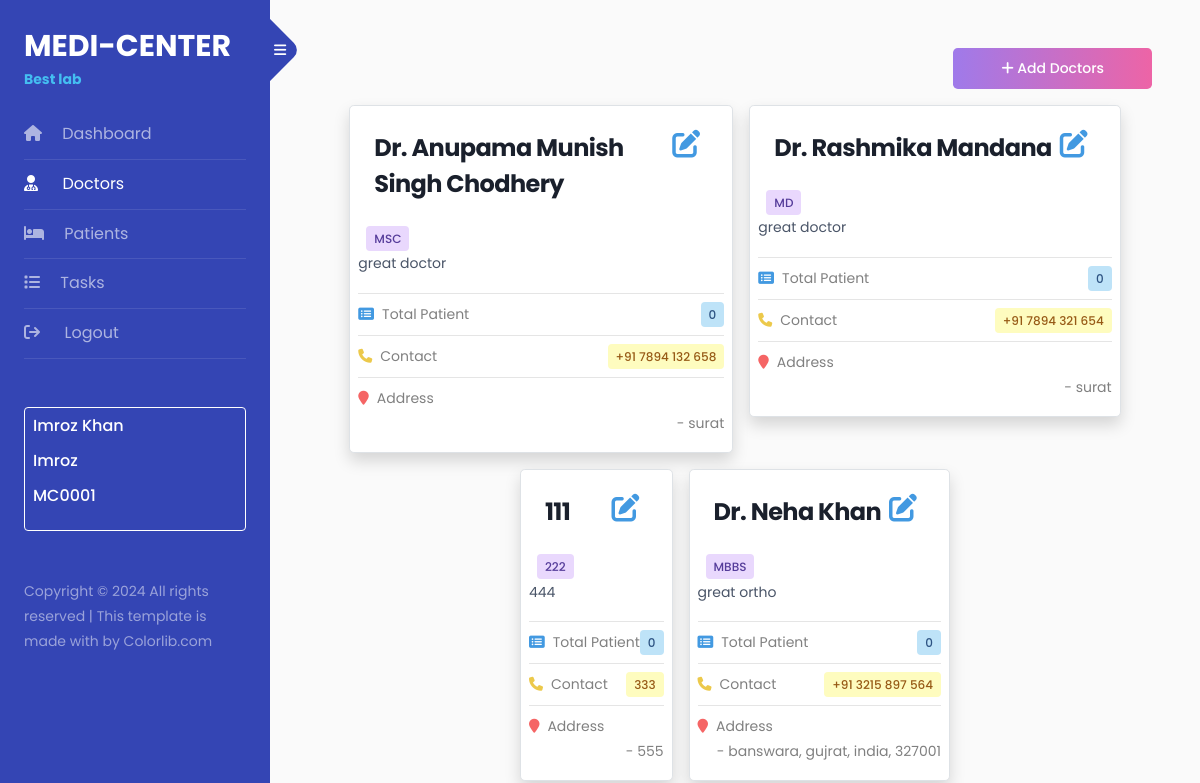
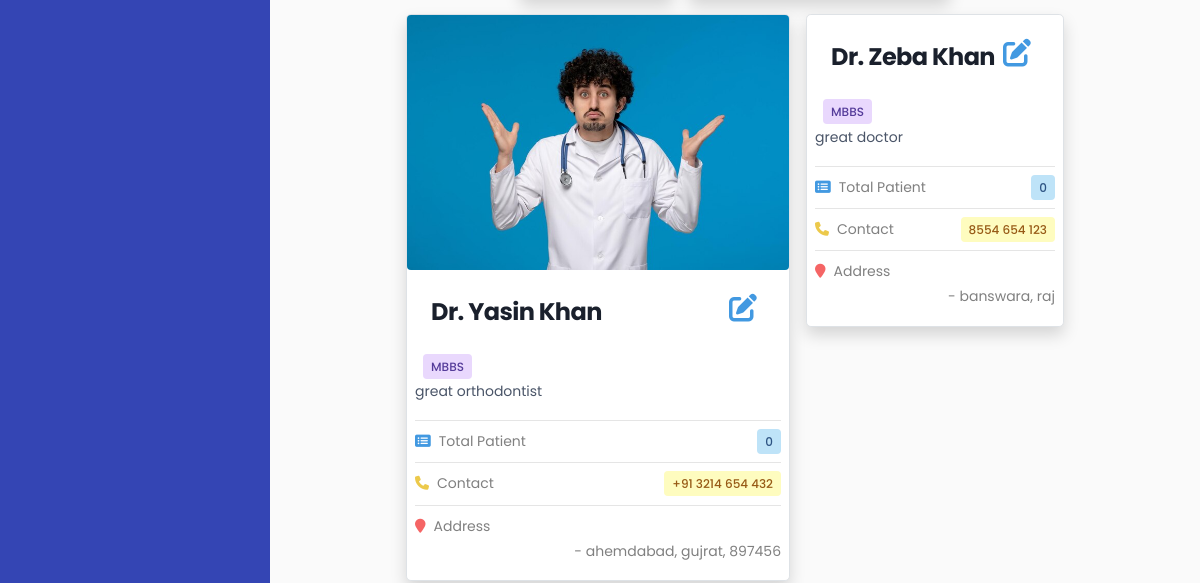
Page /dashboard/doctors_view/ (signed in, upper part) on the earlier database version (2 pictures, top to bottom).
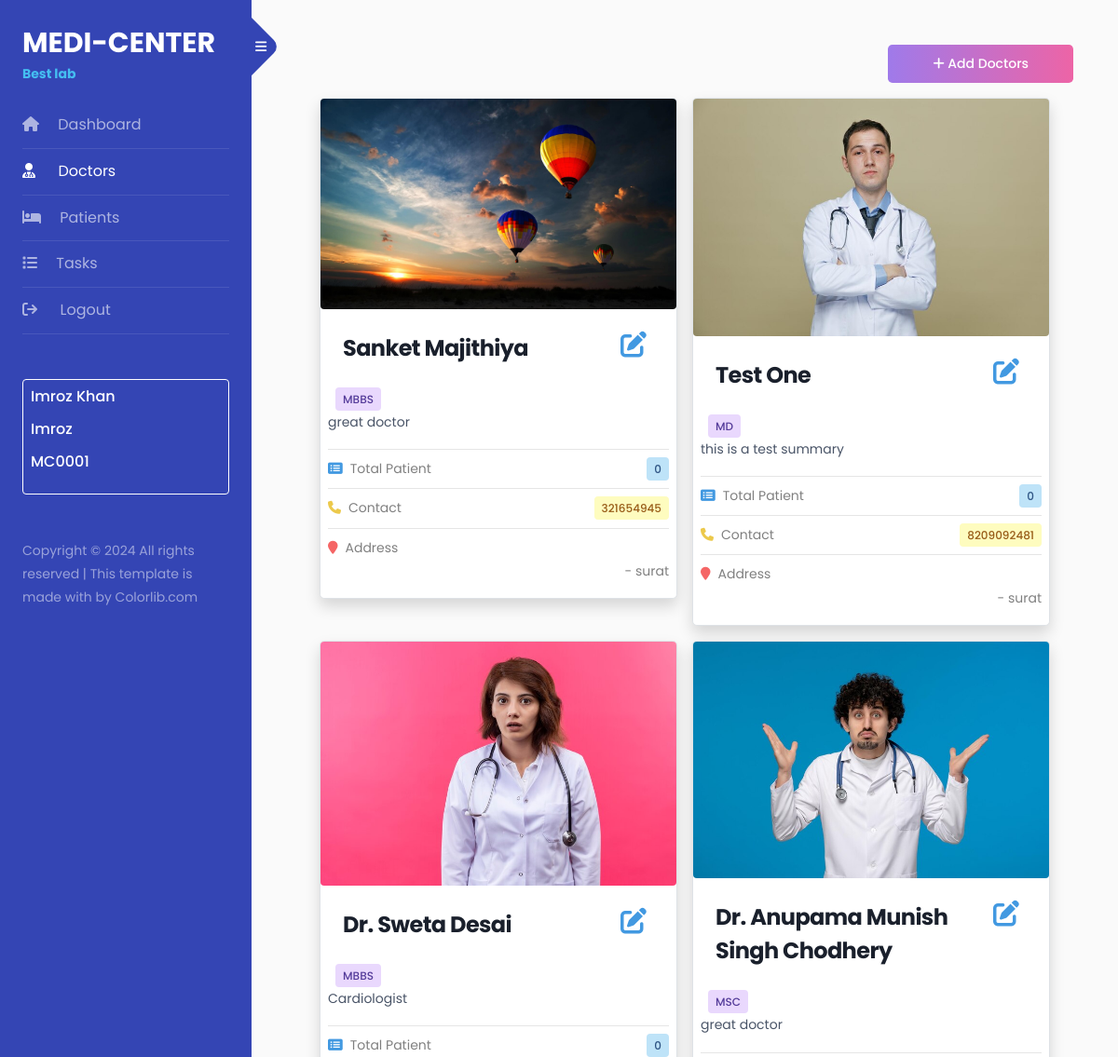
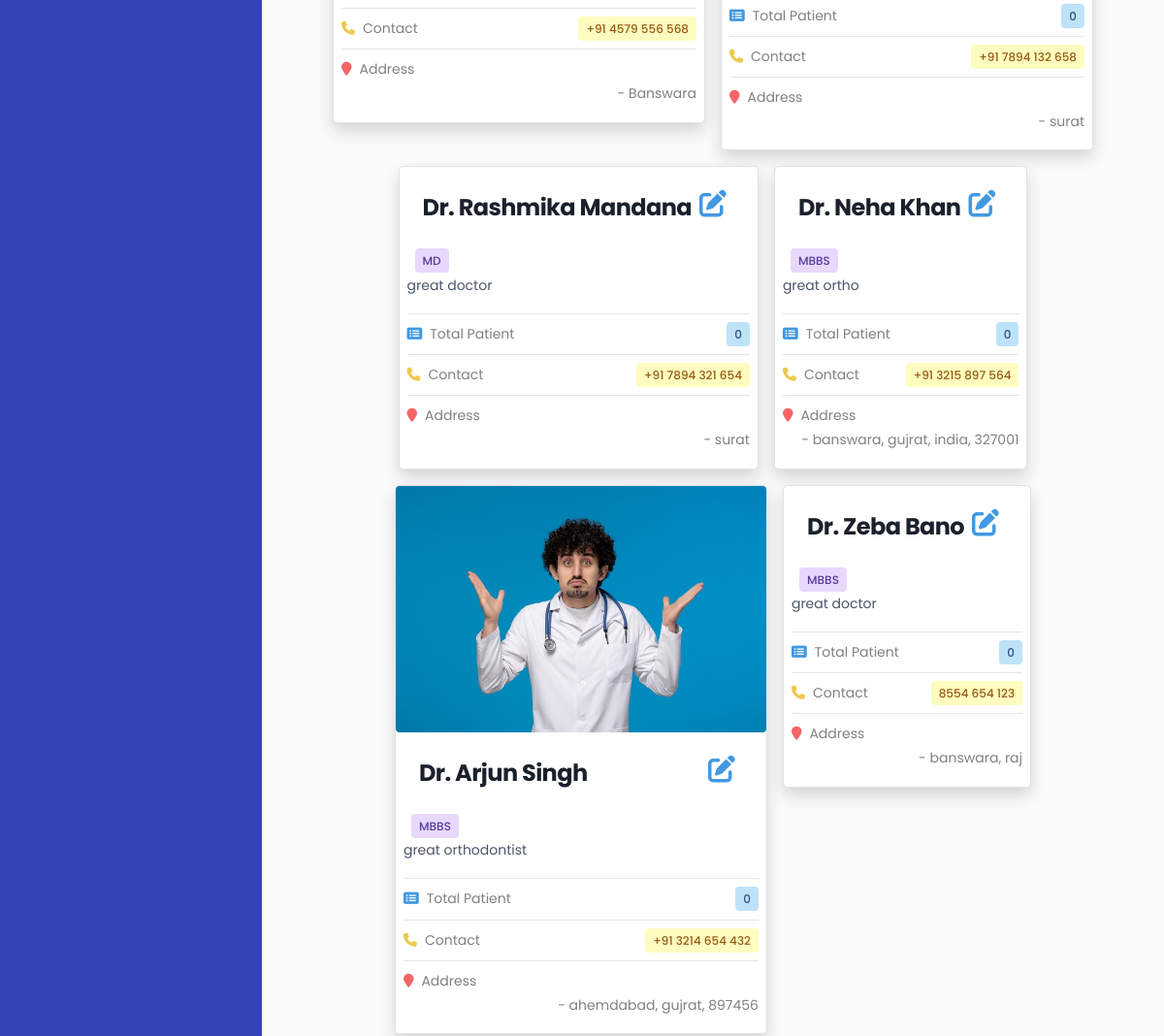
Same page on the later database version (2 pictures, top to bottom).
### master/models.py (models this page shows, shortened)
class BaseClass(models.Model):
    created_at = models.DateTimeField(auto_now_add=True)
    updated_at = models.DateTimeField(auto_now=True)
    class Meta:
        abstract = True

class doctor(BaseClass):
    DIR_NAME = 'doctors-profile'
    FILENAME_WORD = 'dp'
    profile = models.ImageField(upload_to=custom_filename, default=r'default_images\doctor-profile.png',null=True)
    name = models.CharField(max_length= 255)
    degree = models.CharField(max_length=50)
    contact = models.CharField(max_length=255)
    total_patient = models.IntegerField(default=0)
    summary = models.TextField()
    address = models.TextField()

### staff/views.py (the view)
    def wrapper(request, *args, **kwargs):
        if 'staff_id' in request.session:
            return view_func(request, *args, **kwargs)
        else:
            return redirect('login_view')

### master/views.py (called while the page is built)
def get_doctor_details(doctor_id=None):
    if doctor_id is None:
        get_doctor = doctor.objects.all().order_by('-id')
    else:
        get_doctor = doctor.objects.get(id=doctor_id)
    return get_doctor

@staff_authenticated
def doctors_view(request):
    context = {
        'doctors':get_doctor_details()
    }
    return render(request, 'doctors.html', context)

### staff/views.py (called while the page is built)
def staff_authenticated(view_func):
    def wrapper(request, *args, **kwargs):
        if 'staff_id' in request.session:
            return view_func(request, *args, **kwargs)
        else:
            return redirect('login_view')
    return wrapper

### master/templates/doctors.html (shortened to what this page needs)
{% extends 'base.html' %}
{% block body %}
<div class="w-full flex justify-end">
    <a href="{% url 'add_doctors_view' %}"  class="text-white bg-gradient-to-r from-purple-500 to-pink-500 hover:bg-gradient-to-l focus:ring-4 focus:outline-none focus:ring-purple-200 dark:focus:ring-purple-800 font-medium rounded-lg text-sm px-5 py-2 text-center me-2 mb-2 ml-auto" >
        <i class="fa fa-plus" aria-hidden="true"></i> Add Doctors
    </a>
</div>
<div class="lg:flex flex-wrap justify-center">
    {% for doctor in doctors %}
    <div class="lg:w-1.5/3 m-2">
        <div class="max-w-sm bg-white border border-gray-200 rounded-lg shadow dark:bg-gray-800 dark:border-gray-700">
            <a href="#">
                <img class="rounded"
                    src="{{ doctor.profile.url }}"
                    alt="" />
            </a>
            <div class="p-2">
            <div class="p-3">
                <a href="#" class="flex items-center">
                    <div class="flex items-center">
                        <h5 class="mb-2 text-2xl font-bold tracking-tight text-gray-900 dark:text-white">{{doctor.name|title}}</h5>
                    </div>
                    <h5>
                    <a href="{% url 'edit_doctors_view' doctor_id=doctor.id %}" class="text-blue-500">
                        <i class="fa fa-pencil-square-o mx-2 fa-2x" aria-hidden="true"></i>
                    </a>
                </h5>
                </a>
            </div>
            <span class="bg-purple-200 text-purple-800 text-xs font-medium mx-2 me-2 px-2 py-1 rounded dark:bg-purple-900 dark:text-purple-300">{{doctor.degree|upper}}</span>
                <p class="mb-3 font-normal text-gray-700 dark:text-gray-400 ">{{doctor.summary}}</p>
                <hr class="my-2">
                <div class="my-2 flex justify-between">
                    <div class="inline-flex items-center space-x-2">
                        <div>
                            <i class="fa fa-list-alt text-blue-500" aria-hidden="true"></i>
                        </div>
                        <div class="text-slate-500">Total Patient</div>
                    </div>
                    <div>
                        <span class="bg-blue-200 text-blue-800 text-xs font-medium me-2 px-2 py-1 rounded dark:bg-blue-900 dark:text-blue-300">{{doctor.total_patient}}</span>
                    </div>
                </div>
                <hr class="my-2">
                <div class="my-2 flex justify-between">
                    <div class="inline-flex items-center space-x-2">
                        <div>
                            <i class="fa fa-phone text-yellow-500" aria-hidden="true"></i>
                        </div>
                        <div class="text-slate-500">Contact</div>
                    </div>
                    <div>
                        <span class="bg-yellow-200 text-yellow-800 text-xs font-medium me-2 px-2 py-1 rounded dark:bg-yellow-900 dark:text-yellow-300">{{doctor.contact}}</span>
                    </div>
                </div>
                <hr class="my-2">
                <div class="my-2">
                    <div class="inline-flex items-center space-x-2">
                        <div>
                            <i class="fa fa-map-marker text-red-500" aria-hidden="true"></i>
                        </div>
                        <div class="text-slate-500">Address</div>
                    </div>
                    <div class="text-right">
                        <span >- {{doctor.address}}</span>
                    </div>
                </div>
            </div>
        </div>
    </div>
    {% endfor %}
</div>
{% endblock %}

### master/templates/base.html (shortened to what this page needs)
{% load static %}
<!doctype html>
<html lang="en">
<head>
    <link rel="stylesheet" href="https://stackpath.bootstrapcdn.com/font-awesome/4.7.0/css/font-awesome.min.css">
    <link rel="stylesheet" href="https://cdnjs.cloudflare.com/ajax/libs/font-awesome/4.7.0/css/font-awesome.min.css">
    <link rel="stylesheet" href="{% static 'css/style.css' %}">
    <link href="https://unpkg.com/tailwindcss@^1.0/dist/tailwind.min.css" rel="stylesheet">
    <link rel="stylesheet" href="https://cdnjs.cloudflare.com/ajax/libs/font-awesome/5.15.1/css/all.min.css">
    <link rel="stylesheet" href="https://cdnjs.cloudflare.com/ajax/libs/font-awesome/6.5.1/css/all.min.css">
</head>
<body>
    <div class="wrapper d-flex align-items-stretch">
        <nav id="sidebar">
            <div class="custom-menu">
                <button type="button" id="sidebarCollapse" class="btn btn-primary">
                    <i class="fa fa-bars"></i>
                </button>
            </div>
            <div class="p-4">
                <h1><a href="index.html" class="logo">MEDI-CENTER <span>Best lab</span></a></h1>
                <ul class="list-unstyled components mb-5">
                    <li class="active">
                        <a href="{% url 'dashboard_view' %}"><i class="fa fa-home mr-3" aria-hidden="true"></i>
                            Dashboard</a>
                    </li>
                    <li>
                        <a href="{% url 'doctors_view' %}"><i class="fa fa-user-md mr-3" aria-hidden="true"></i>
                            &nbsp;Doctors</a>
                    </li>
                    <li>
                        <a href="{% url 'patients_view' %}"><i class="fa fa-bed mr-3" aria-hidden="true"></i>
                            Patients</a>
                    </li>
                    <li>
                        <a href="{% url 'tasks_view' %}"><i class="fa fa-list mr-3" aria-hidden="true"></i> Tasks</a>
                    </li>
                    <li>
                        <a href="{% url 'logout' %}"><i class="fa fa-sign-out mr-3" aria-hidden="true"></i>
                            &nbsp;Logout</a>
                    </li>
                </ul>
                <div class="mb-5 border border-white rounded p-2">
                    <h3 class="h6 mb-3">{{request.session.first_name|title}} {{request.session.last_name|title}}</h3>
                    <h3 class="h6 mb-3">{{request.session.role|title}}</h3>
                    <h3 class="h6 mb-3">{{request.session.staff_id}}</h3>
                </div>
                <div class="footer">
                    <p>
                        Copyright &copy;
                        <script>document.write(new Date().getFullYear());</script> All rights reserved | This template
                        is made with  by <a href="https://colorlib.com"
                            target="_blank">Colorlib.com</a>
                    </p>
                </div>
            </div>
        </nav>
        <div id="content" class="p-4 p-md-5 pt-5">
            {% block body %}
            {% endblock %}
        </div>
    </div>
</body>
</html>

### master/templates/doctors.html (style rules this page uses)
.p-3 { display: flex; width: auto; justify-content: space-between; }

Differences in the rows shown:
removed doctor: name "111", degree "222", summary "444", total_patient "0", contact "333", address "555"
added doctor: profile (picture), name "Sanket Majithiya", degree "MBBS", summary "great doctor", total_patient "0", contact "321654945", address "surat"
added doctor: profile (picture), name "Test One", degree "MD", summary "this is a test summary", total_patient "0", contact "8209092481", address "surat"
added doctor: profile (picture), name "Dr. Sweta Desai", degree "MBBS", summary "Cardiologist", total_patient "0", contact "+91 4579 556 568", address "Banswara"
changed doctor "Dr. Anupama Munish Singh Chodhery": profile: picture added
changed doctor "great orthodontist": name "Dr. Yasin Khan" → "Dr. Arjun Singh"
changed doctor "banswara, raj": name "Dr. Zeba Khan" → "Dr. Zeba Bano"
